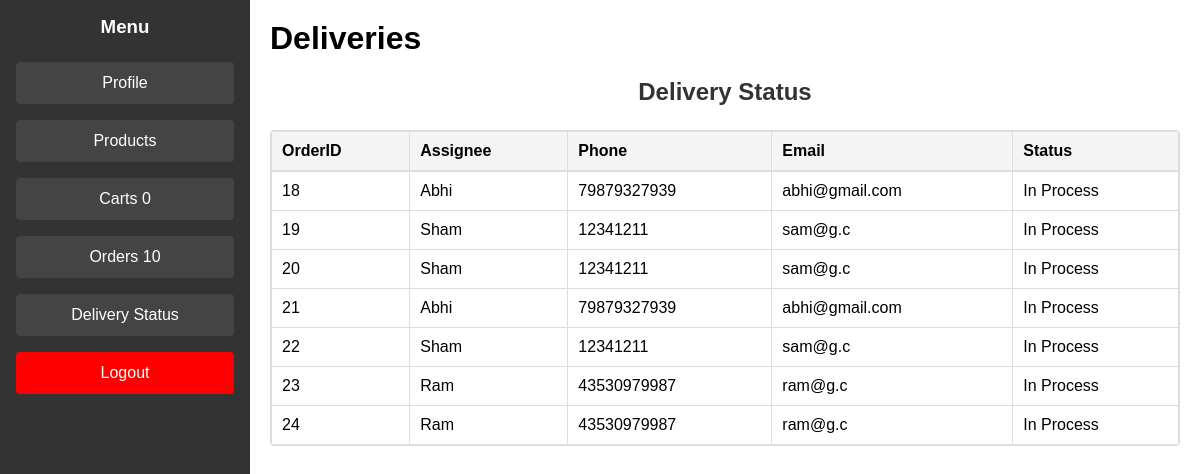
Page /customer/deliveries (signed in) on the earlier database version.
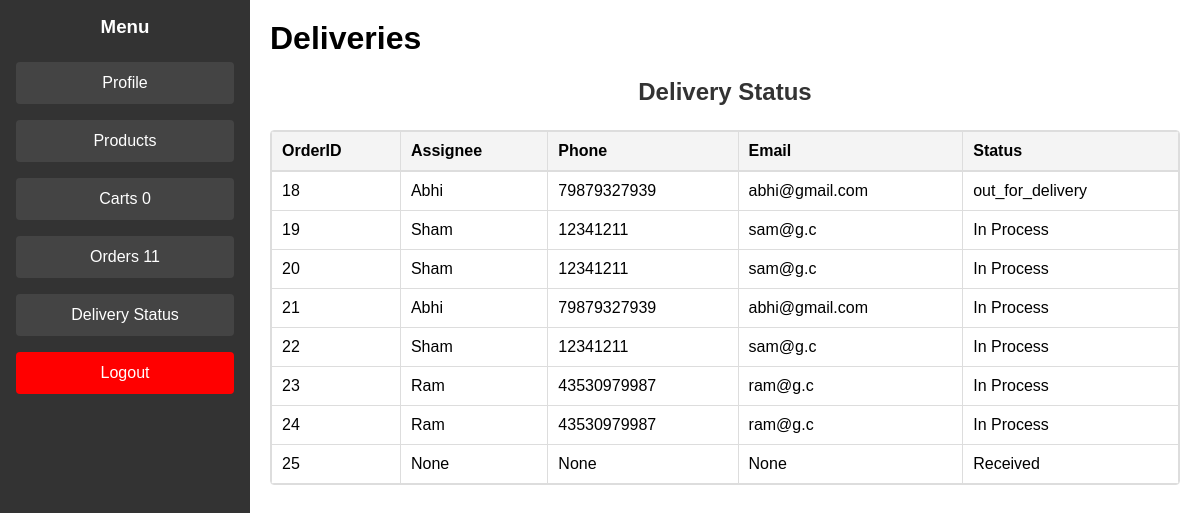
Same page on the later database version.
### tables this page shows
CREATE TABLE delivery_boys (
    id INTEGER PRIMARY KEY AUTOINCREMENT,
    delivery_boy TEXT NOT NULL,
    phone TEXT NOT NULL,
    email TEXT NOT NULL UNIQUE,
    password TEXT NOT NULL
, owner_name TEXT, shop_name TEXT);

CREATE TABLE "orders" (
    "id" INTEGER PRIMARY KEY AUTOINCREMENT,
    "customer_name" TEXT NOT NULL,
    "product_name" TEXT NOT NULL,
    "product_brand" TEXT NOT NULL,
    "product_category" TEXT NOT NULL,
    "quantity" INTEGER NOT NULL,
    "price" REAL NOT NULL,
    "total_price" REAL NOT NULL,
    "date" TEXT NOT NULL,
    "status" TEXT DEFAULT 'Received',
    "phone" TEXT,
    "address" TEXT,
    "owner_name" TEXT,
    "shop_name" TEXT
);

CREATE TABLE delivery_orders(
    id INTEGER PRIMARY KEY AUTOINCREMENT,
    order_id INTEGER,
    delivery_boy TEXT,
    customer_name TEXT,
    phone TEXT,
    address TEXT,
    status TEXT DEFAULT 'In Process',
    FOREIGN KEY(order_id) REFERENCES orders(id) ON DELETE CASCADE
);

### routes/customer.py (the view)
@customer_bp.route('/deliveries')
def customer_delivery():
    conn = get_db_connection()
    cursor = conn.cursor()
    cursor.execute('''
        SELECT orders.id AS order_id, orders.status AS order_status,
               delivery_orders.delivery_boy, delivery_boys.phone,
               delivery_boys.email
        FROM orders
        LEFT JOIN delivery_orders ON orders.id = delivery_orders.order_id
        LEFT JOIN delivery_boys ON delivery_orders.delivery_boy = delivery_boys.delivery_boy
        WHERE orders.customer_name = ? AND
              (orders.status != ? OR delivery_orders.status != ?)
    ''', (session['customer_name'], 'delivered', 'delivered'))
    deliveries = cursor.fetchall()
    return render_template('/customer/customer_deliveries.html',
                           deliveries=deliveries,
                           cartcount=get_cart_count(),
                           count=customer_orders_count())

### routes/customer.py (called while the page is built)
def get_db_connection():
    conn = sqlite3.connect('ecommerce.db')
    conn.row_factory = sqlite3.Row
    return conn

def get_cart_count():
    if 'cart' in session:
        return len(session['cart'])
    else:
        return 0

def customer_orders_count():
    conn = get_db_connection()
    cursor = conn.cursor()
    cursor.execute('SELECT count(*) FROM orders WHERE customer_name = ?', (session['customer_name'],))
    count = cursor.fetchone()[0]
    return count

### templates/customer/customer_deliveries.html (shortened to what this page needs)
{% extends "customer/customer_base.html" %}
{% block content %}
<h1>Deliveries</h1>
<h2>Delivery Status</h2>
<div class="table-container">
    <table>
        <thead>
            <tr>
                <th>OrderID</th>
                <th>Assignee</th>
                <th>Phone</th>
                <th>Email</th>
                <th>Status</th>
            </tr>
        </thead>
        <tbody>
            {% for delivery in deliveries %}
            <tr>
                <td>{{ delivery['order_id'] }}</td>
                <td>{{ delivery['delivery_boy'] }}</td>
                <td>{{ delivery['phone'] }}</td>
                <td>{{ delivery['email'] }}</td>
                <td>{{ delivery['order_status'] }}</td>
            </tr>
            {% endfor %}
        </tbody>
    </table>
</div>
{% endblock %}

Differences in the rows shown:
changed through a linked row, delivery_boys "abhi@gmail.com": order_status "In Process" → "out_for_delivery"
added orders: order_id "25", delivery_boy "None", phone "None", email "None", order_status "Received"
Other differences:
{{ count }}: "10" → "11"
